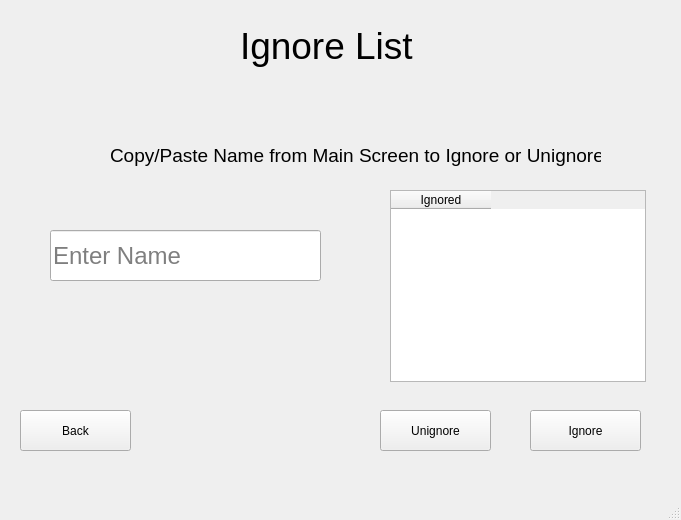
<?xml version="1.0" encoding="UTF-8"?>
<ui version="4.0">
 <class>MainWindow</class>
 <widget class="QMainWindow" name="MainWindow">
  <property name="geometry">
   <rect>
    <x>0</x>
    <y>0</y>
    <width>681</width>
    <height>520</height>
   </rect>
  </property>
  <property name="windowTitle">
   <string>MainWindow</string>
  </property>
  <widget class="QWidget" name="centralwidget">
   <widget class="QLabel" name="Title">
    <property name="geometry">
     <rect>
      <x>240</x>
      <y>10</y>
      <width>241</width>
      <height>71</height>
     </rect>
    </property>
    <property name="font">
     <font>
      <pointsize>28</pointsize>
     </font>
    </property>
    <property name="text">
     <string>Ignore List</string>
    </property>
   </widget>
   <widget class="QLabel" name="CopyText">
    <property name="geometry">
     <rect>
      <x>110</x>
      <y>120</y>
      <width>491</width>
      <height>71</height>
     </rect>
    </property>
    <property name="font">
     <font>
      <pointsize>14</pointsize>
     </font>
    </property>
    <property name="text">
     <string>Copy/Paste Name from Main Screen to Ignore or Unignore </string>
    </property>
   </widget>
   <widget class="QLineEdit" name="InputName">
    <property name="geometry">
     <rect>
      <x>50</x>
      <y>230</y>
      <width>271</width>
      <height>51</height>
     </rect>
    </property>
    <property name="font">
     <font>
      <pointsize>18</pointsize>
     </font>
    </property>
    <property name="placeholderText">
     <string>Enter Name</string>
    </property>
   </widget>
   <widget class="QPushButton" name="Ignore">
    <property name="geometry">
     <rect>
      <x>530</x>
      <y>410</y>
      <width>111</width>
      <height>41</height>
     </rect>
    </property>
    <property name="text">
     <string>Ignore</string>
    </property>
   </widget>
   <widget class="QPushButton" name="Unignore">
    <property name="geometry">
     <rect>
      <x>380</x>
      <y>410</y>
      <width>111</width>
      <height>41</height>
     </rect>
    </property>
    <property name="text">
     <string>Unignore</string>
    </property>
   </widget>
   <widget class="QPushButton" name="BackButton">
    <property name="geometry">
     <rect>
      <x>20</x>
      <y>410</y>
      <width>111</width>
      <height>41</height>
     </rect>
    </property>
    <property name="text">
     <string>Back</string>
    </property>
   </widget>
   <widget class="QTableWidget" name="IgnoreList">
    <property name="geometry">
     <rect>
      <x>390</x>
      <y>190</y>
      <width>256</width>
      <height>192</height>
     </rect>
    </property>
    <column>
     <property name="text">
      <string>Ignored</string>
     </property>
    </column>
   </widget>
  </widget>
  <widget class="QMenuBar" name="menubar">
   <property name="geometry">
    <rect>
     <x>0</x>
     <y>0</y>
     <width>681</width>
     <height>21</height>
    </rect>
   </property>
  </widget>
  <widget class="QStatusBar" name="statusbar"/>
 </widget>
 <resources/>
 <connections/>
</ui>
